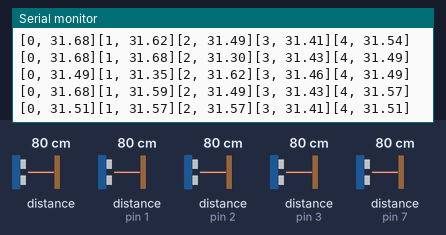
Bench run of a sketch on a simulated Arduino Leonardo, built with avr-gcc and run on an emulated ATmega32U4. Parts: the last lines printed to the serial monitor. Wiring (inferred from the names in the program): 5 × ultrasonic range finder: trigger pin 4, echo pin 0 / trigger pin 5, echo pin 1 / trigger pin 6, echo pin 2 / trigger pin 8, echo pin 3 / trigger pin 9, echo pin 7. The test bench sets the inputs (shaded band); at power-on: distance to the obstacle 80 cm, distance to the obstacle (sensors on pin 1, pin 2, pin 3, pin 7) 80 cm. The echo pulse lasts 58.3 µs per cm.

Above: at 1.2 s.
1.3 s: distance to the obstacle (sensor 0) set to 299 cm
At 1.3 s:
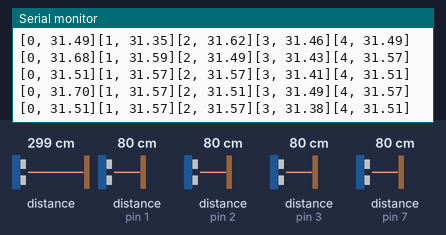
4.3 s: distance to the obstacle (sensor on pin 1) set to 2 cm
At 4.31 s:
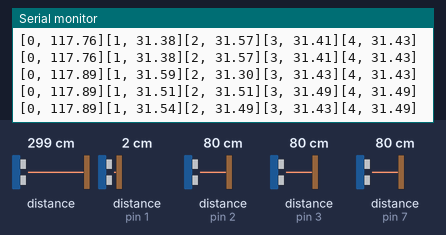
5.8 s: distance to the obstacle (sensor on pin 2) set to 2 cm
At 5.81 s:
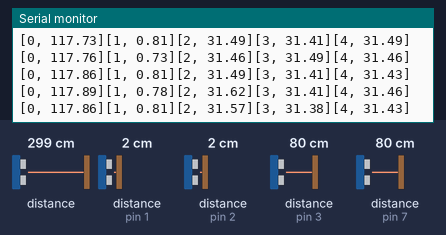
7.3 s: distance to the obstacle (sensor on pin 3) set to 2 cm
At 7.32 s:
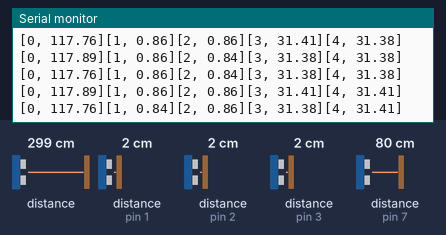
8.8 s: distance to the obstacle (sensor 0) set to 2 cm
At 8.82 s:
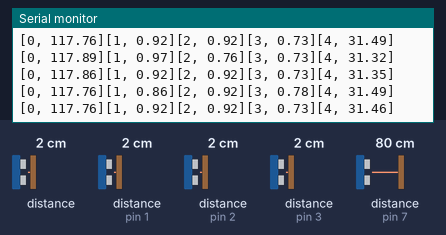
11.8 s: distance to the obstacle (sensor on pin 2) set to 299 cm
At 11.81 s:
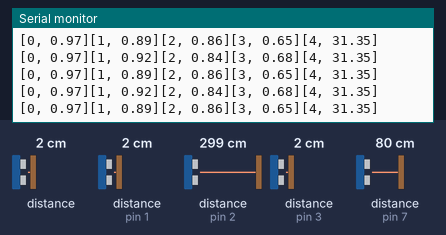
Timing chart, 0 to 14.8 s (numbered marks = the images above; inputs shaded):
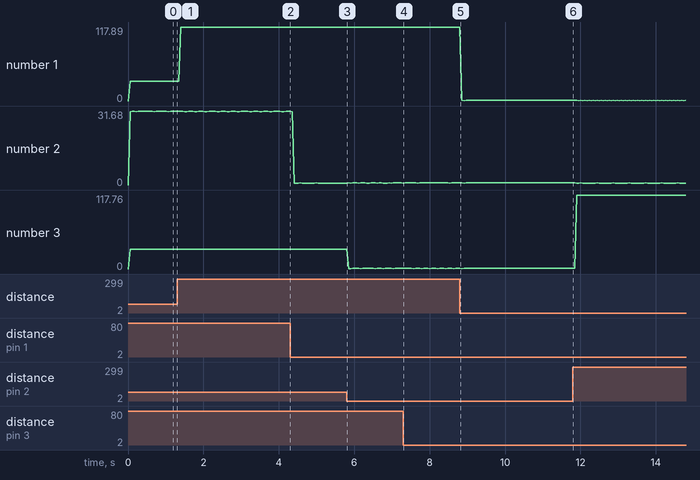

The sketch:

UltrasonicSensors.ino
```cpp
#include "avr/wdt.h"

#define NOT_AN_INTERRUPT -1

const int TRIG_PIN0 = 4;
const int TRIG_PIN1 = 5;
const int TRIG_PIN2 = 6;
const int TRIG_PIN3 = 8;
const int TRIG_PIN4 = 9;
const int TRIG_PINS[5] = {TRIG_PIN0, TRIG_PIN1, TRIG_PIN2, TRIG_PIN3, TRIG_PIN4};

//Interrupt Pins on Leonardo
const int ECHO_PIN0 = 0;
const int ECHO_PIN1 = 1;
const int ECHO_PIN2 = 2;
const int ECHO_PIN3 = 3;
const int ECHO_PIN4 = 7;

// Anything over 400 cm (23200 us pulse) is "out of range"
const unsigned int MAX_DIST = 23200;

volatile boolean sensorsReading[5];

volatile unsigned long sensorStartTimes[5];
volatile unsigned long sensorEndTimes[5];

float sensorDistances[5];

void setup(){
  wdt_disable();
  Serial.begin(9600);

  for(int i=0; i<5; i++){
    sensorDistances[i] = 0;
    sensorStartTimes[i] = 0;
    sensorEndTimes[i] = 0;
    sensorsReading[i] = false;
  }

  pinMode(TRIG_PIN0, OUTPUT);
  pinMode(TRIG_PIN1, OUTPUT);
  pinMode(TRIG_PIN2, OUTPUT);
  pinMode(TRIG_PIN3, OUTPUT);
  pinMode(TRIG_PIN4, OUTPUT);

  digitalWrite(TRIG_PIN0, LOW);
  digitalWrite(TRIG_PIN1, LOW);
  digitalWrite(TRIG_PIN2, LOW);
  digitalWrite(TRIG_PIN3, LOW);
  digitalWrite(TRIG_PIN4, LOW);

  pinMode(ECHO_PIN0, INPUT);
  pinMode(ECHO_PIN1, INPUT);
  pinMode(ECHO_PIN2, INPUT);
  pinMode(ECHO_PIN3, INPUT);
  pinMode(ECHO_PIN4, INPUT);

  attachAllInterrupts();

  wdt_reset();
  wdt_enable(WDTO_1S);
}

void loop(){
  for(int i=0; i<5; i++){
    digitalWrite(TRIG_PINS[i], HIGH);
  }
  delayMicroseconds(10);
  for(int i=0; i<5; i++){
    digitalWrite(TRIG_PINS[i], LOW);
  }
  boolean working = true;
  for(int i=0; i<5; i++){
    if(!sensorsReading[i]){
      unsigned long pulse_width = sensorEndTimes[i] - sensorStartTimes[i];
      if( pulse_width > MAX_DIST){
        //Serial.print("Out of range: ");
        sensorDistances[i] = 157.48;
      }
      else{
        sensorDistances[i] = pulse_width/148.0;
      }
    }else{
      working = false;
      Serial.print("Sensor Reading: ");
      Serial.println(i);
    }
  }
  if(working){
    wdt_reset();
  }
  for(int i=0; i<5; i++){
    Serial.print("[");
    Serial.print(i);
    Serial.print(", ");
    Serial.print(sensorDistances[i]);
    Serial.print("]");
  }
  Serial.println("");
  delay(50);
}

void attachAllInterrupts(){
  attachInterrupt(digitalPinToInterrupt(ECHO_PIN0), echoChange0, CHANGE);
  attachInterrupt(digitalPinToInterrupt(ECHO_PIN1), echoChange1, CHANGE);
  attachInterrupt(digitalPinToInterrupt(ECHO_PIN2), echoChange2, CHANGE);
  attachInterrupt(digitalPinToInterrupt(ECHO_PIN3), echoChange3, CHANGE);
  attachInterrupt(digitalPinToInterrupt(ECHO_PIN4), echoChange4, CHANGE);
}
void echoChange0(){
  if(!sensorsReading[0]){
    sensorsReading[0] = true;
    sensorStartTimes[0] = micros();
  }else{
    sensorsReading[0] = false;
    sensorEndTimes[0] = micros();
  }
}

void echoChange1(){
  if(!sensorsReading[1]){
    sensorsReading[1] = true;
    sensorStartTimes[1] = micros();
  }else{
    sensorsReading[1] = false;
    sensorEndTimes[1] = micros();
  }
}

void echoChange2(){
  if(!sensorsReading[2]){
    sensorsReading[2] = true;
    sensorStartTimes[2] = micros();
  }else{
    sensorsReading[2] = false;
    sensorEndTimes[2] = micros();
  }
}

void echoChange3(){
  if(!sensorsReading[3]){
    sensorsReading[3] = true;
    sensorStartTimes[3] = micros();
  }else{
    sensorsReading[3] = false;
    sensorEndTimes[3] = micros();
  }
}

void echoChange4(){
  if(!sensorsReading[4]){
    sensorsReading[4] = true;
    sensorStartTimes[4] = micros();
  }else{
    sensorsReading[4] = false;
    sensorEndTimes[4] = micros();
  }
}
```

Measured:
- plotted number 1: 31.51 → 117.89 after the input at 1.3 s
- plotted number 2: 31.54 → 0.78 after the input at 4.3 s, 0.86 → 0.89 after the input at 8.8 s
